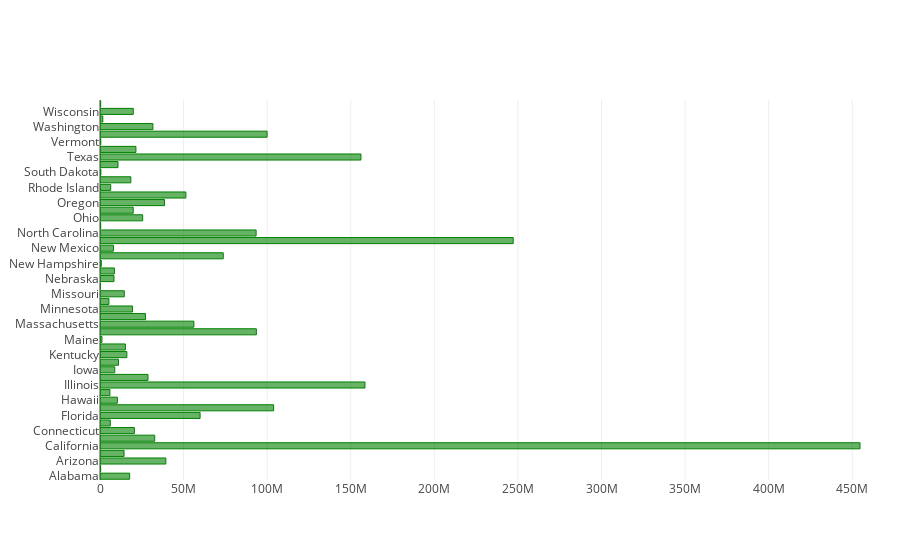

This figure's notebook cell:
### Markdown cell above
### Change in Tax Revenue

### Code cell
layout = cf.Layout(
    height=900,
    margin= {'l': 100, 'r': 0})
df.set_index('State')['Tax Change'].iplot(kind='bar', orientation='h', color='green', layout=layout)

### Figure 1 — Plotly figure (JSON) as saved in the notebook; plotly's stock layout.template omitted (floating-point values rounded to 4 significant figures)
{"data": [{"marker": {"color": "rgba(0, 128, 0, 0.6)", "line": {"color": "rgba(0, 128, 0, 1.0)", "width": 1}}, "name": "Tax Change", "orientation": "h", "text": "", "type": "bar", "uid": "ecd4b6bf-bea9-40e4-bc52-eec4d9910fb5", "x": [17749000, 404000, 39384000, 14399000, 454591000, 32726000, 20583000, 6162000, 59868000, 103863000, 10408000, 5944000, 158490000, 28701000, 8842000, 11054000, 16073000, 15197000, 1158000, 93531000, 56168000, 27217000, 19453000, 5344000, 14538000, 213000, 8376000, 8610000, 770000, 73716000, 8013000, 247153000, 93378000, 419000, 25538000, 19884000, 38590000, 51372000, 6410000, 18442000, 534000, 10786000, 156090000, 21485000, 475000, 99959000, 31662000, 1699000, 19899000, 417000], "y": ["Alabama", "Alaska", "Arizona", "Arkansas", "California", "Colorado", "Connecticut", "Delaware", "Florida", "Georgia", "Hawaii", "Idaho", "Illinois", "Indiana", "Iowa", "Kansas", "Kentucky", "Louisiana", "Maine", "Maryland", "Massachusetts", "Michigan", "Minnesota", "Mississippi", "Missouri", "Montana", "Nebraska", "Nevada", "New Hampshire", "New Jersey", "New Mexico", "New York", "North Carolina", "North Dakota", "Ohio", "Oklahoma", "Oregon", "Pennsylvania", "Rhode Island", "South Carolina", "South Dakota", "Tennessee", "Texas", "Utah", "Vermont", "Virginia", "Washington", "West Virginia", "Wisconsin", "Wyoming"]}], "layout": {"autosize": true, "margin": {"l": 100, "r": 0}, "xaxis": {"autorange": true, "range": [0, 478500000.0], "type": "linear"}, "yaxis": {"autorange": true, "range": [-0.5, 49.5], "type": "category"}}}
